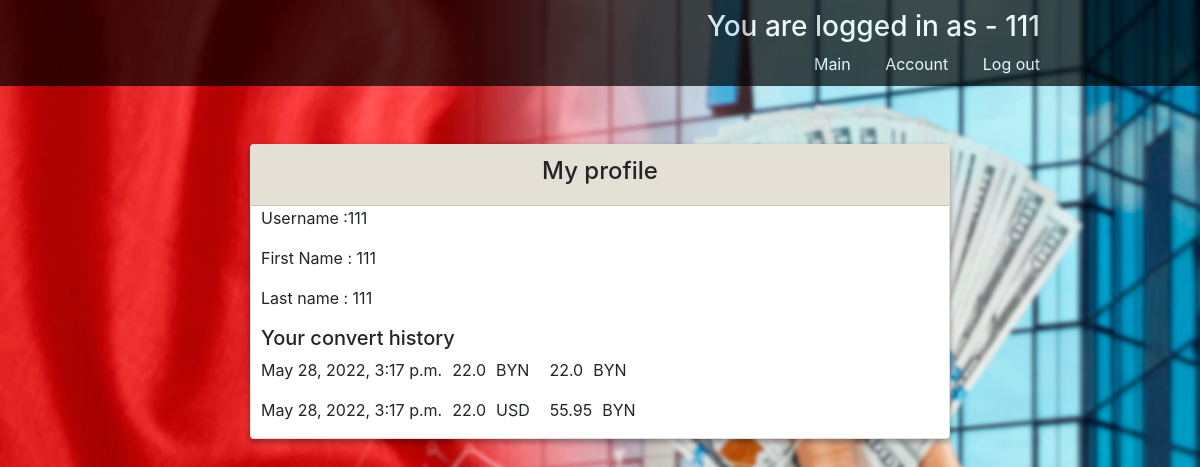
The app's page /myprofile (signed in) with its own data.
### currency/models.py (models this page shows)
class UserProfile(models.Model):
    user = models.OneToOneField(User, on_delete=models.CASCADE)

class History(models.Model):
    customer = models.ForeignKey(UserProfile, null=True, on_delete=models.CASCADE)
    time = models.DateTimeField()
    source_amount = models.FloatField()
    source_money = models.CharField(max_length=3, verbose_name='source_money')
    target_amount = models.FloatField()
    target_money = models.CharField(max_length=3, verbose_name='target_money')
    class Meta:
        verbose_name = 'History'
        verbose_name_plural = 'Histories'

### currency/views.py (the view)
# urls.py: path('myprofile', CurrencyProfile.as_view(), name='currency_profile'),
class CurrencyProfile(View):
    def get(self, request):
        user_profile = UserProfile.objects.get(user=request.user)
        history = History.objects.all().filter(customer=user_profile)
        context = {
            'user_profile': user_profile,
            'history': history,
        }
        return render(request, 'currency/myprofile.html', context)

### currency/templates/currency/myprofile.html (shortened to what this page needs)
{% extends "currency/currency-index.html" %}
{% block page %}
<body>
<div class="container mr-bot">
    <div class="row">
        <div class="card box-shadow m-2">
            <div class="card-header text-center">
                <h4> My profile </h4>
            </div>
            <div class="myprofile">
                <p> Username :{{ user_profile.user.username }}</p>
                <p> First Name : {{ user_profile.user.first_name }}</p>
                <p> Last name : {{ user_profile.user.last_name }}</p>
                <h5> Your convert history</h5>
                {% for hist in history %}
                    <div class="purch">
                        <p class="purch-element"> {{hist.time}} </p>
                        <p class="purch-element"> {{hist.source_amount}} </p>
                        <p class="purch-element"> {{hist.source_money}} </p>
                        <p class="purch-element"> {{hist.target_amount}}  </p>
                        <p class="purch-element"> {{hist.target_money}}  </p>
                    </div>
                {% endfor %}
            </div>
        </div>
    </div>
</div>
</body>
{% endblock %}

### currency/templates/currency/currency-index.html (shortened to what this page needs)
<!doctype html>
<html lang="en">
{% load static %}
{% load crispy_forms_tags %}
<head>
    <link rel="stylesheet" href="https://maxcdn.bootstrapcdn.com/bootstrap/4.0.0/css/bootstrap.min.css"
>
    <link rel="stylesheet" type="text/css" href="{% static 'currency/css/base.css'%}">
</head>
<body class="d-flex m-auto justify-content-center"
    style="background: url('{% static 'currency/images/wall1.png' %}') 100% fixed; background-size: cover;">
    {% block head %}
    <section class="headerclass">
        {% if request.user.is_authenticated %}
        <h3 class="headerclass-header"> You are logged in as - {{ request.user.username }}</h3>
        <a href=" {% url 'convert_currency' %} " class="headerclass-link"> Main </a>
        <a href="{% url 'currency_profile' %}" class="headerclass-link"> Account </a>
        <a href="{% url 'currency_out' %}" class="headerclass-link"> Log out </a>
        {% endif %}
    </section>
    {% endblock %}
    {% block page %}{% endblock %}
</body>
</html>

### currency/static/currency/css/base.css (style rules this page uses)
body { width: 100%; background: violet; display: flex; flex-direction: column; }
.headerclass { text-align: right; padding-right: 160px; padding-top: 10px; padding-bottom: 10px; margin-bottom: 50px; background-color: black; opacity: 0.7; }
.myprofile { padding-left: 10px; }
.headerclass-link { color: white; margin-left: 30px; }
.headerclass-header { color: white; }
.purch { display: flex; flex-direction: row; }
.purch-element { margin-right: 10px; }
.container { height: 100%; display: flex; justify-content: center; align-items: center; margin: auto; }
.mr-bot { padding-bottom: 30px; }
.box-shadow { box-shadow: 0 3px 6px rgba(0, 0, 0, 0.16), 0 3px 6px rgba(0, 0, 0, 0.23); }
@media (min-width: 481px) { .card { max-width: 1000px; min-width: 700px; } }
.card-header { background-color: rgba(144, 123, 73, 0.23); }

### records on screen
UserProfile: user.username "111", user.first_name "111", user.last_name "111"
History: time "May 28, 2022, 3:17 p.m.", source_amount "22.0", source_money "BYN", target_amount "22.0", target_money "BYN"
History: time "May 28, 2022, 3:17 p.m.", source_amount "22.0", source_money "USD", target_amount "55.95", target_money "BYN"

### other values on screen
{{ request.user.username }} "111"
